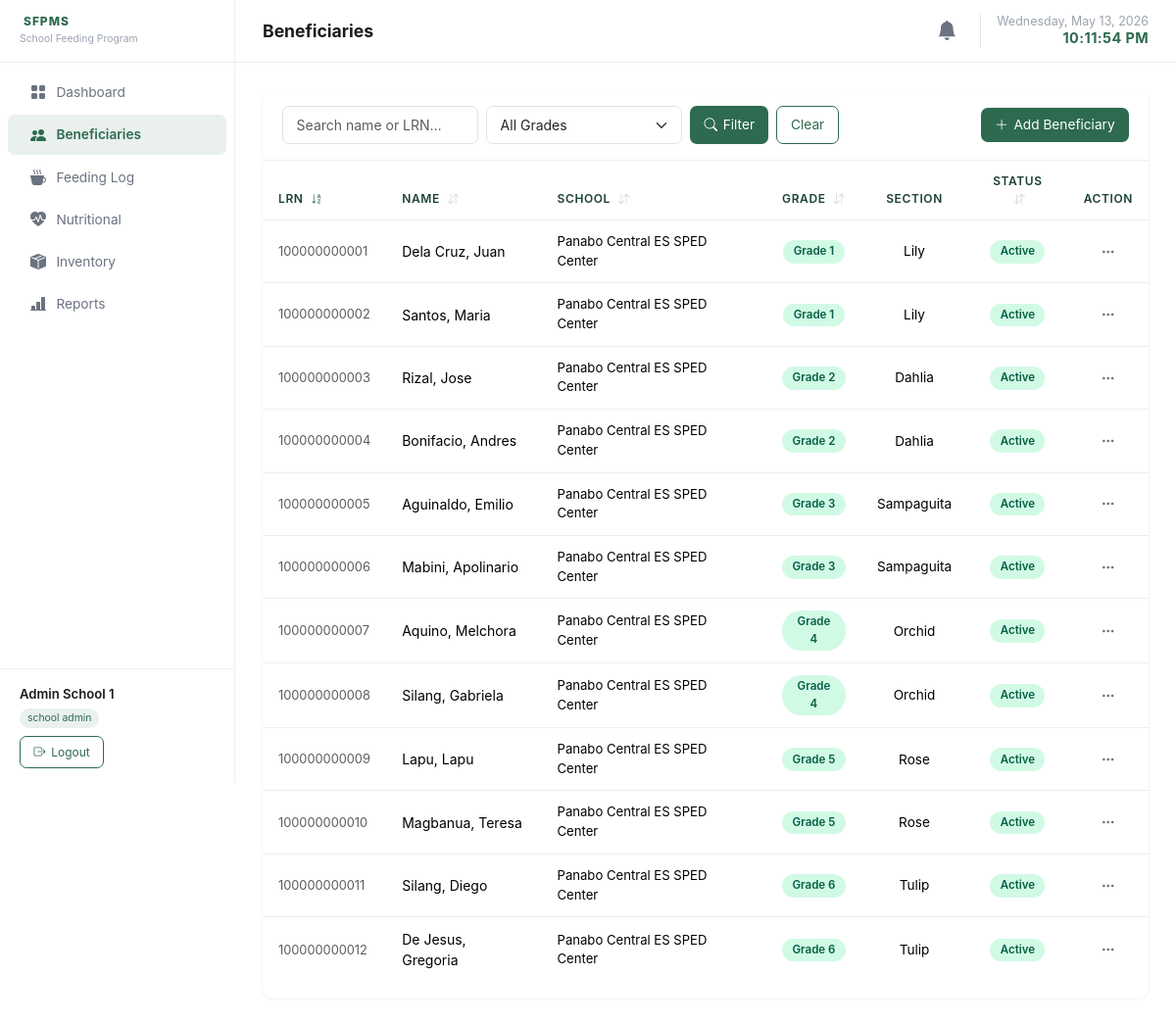
The app's page /pages/beneficiaries.php?sort=lrn&dir=asc&page=1 (signed in) with its own data.
### tables this page shows
CREATE TABLE enrollments (
    id          INT UNSIGNED AUTO_INCREMENT PRIMARY KEY,
    student_id  INT UNSIGNED NOT NULL,
    school_id   INT UNSIGNED NOT NULL,
    grade_level VARCHAR(10) NOT NULL,
    section     VARCHAR(50) NULL,
    status      ENUM('Active','Inactive') NOT NULL DEFAULT 'Active',
    created_at  TIMESTAMP DEFAULT CURRENT_TIMESTAMP,
    FOREIGN KEY (student_id) REFERENCES students(id) ON DELETE CASCADE,
    FOREIGN KEY (school_id)  REFERENCES schools(id)  ON DELETE CASCADE,
    KEY idx_school_status (school_id, status),
    KEY idx_student (student_id)
);

CREATE TABLE schools (
    id          INT UNSIGNED AUTO_INCREMENT PRIMARY KEY,
    name        VARCHAR(200) NOT NULL,
    address     VARCHAR(300),
    status      ENUM('Active','Inactive') NOT NULL DEFAULT 'Active',
    created_at  TIMESTAMP DEFAULT CURRENT_TIMESTAMP
);

### classes/Beneficiary.php (called while the page is built, shortened)
<?php
class Beneficiary {
    public static function getAll(
        ?int    $schoolId = null,
        ?string $grade    = null,
        ?string $search   = null,
        ?string $section  = null,
        int     $page     = 1,
        int     $perPage  = 15,
        string  $sortBy   = 'last_name',
        string  $sortDir  = 'asc'
    ): array {
        $pdo    = getPDO();
        $where  = ['1=1'];
        $params = [];
        if ($schoolId) {
            $where[]  = 'b.school_id = ?';
            $params[] = $schoolId;
        }
        $allowedSorts = ['lrn', 'last_name', 'school_name', 'grade_level', 'status'];
        $sortBy = in_array($sortBy, $allowedSorts) ? $sortBy : 'last_name';
        $sortDir = strtolower($sortDir) === 'desc' ? 'DESC' : 'ASC';
        if ($sortBy === 'school_name') {
            $orderBy = "s.name {$sortDir}, b.last_name ASC";
        } else {
            $orderBy = "b.{$sortBy} {$sortDir}, b.first_name ASC";
        }
        $offset = ($page - 1) * $perPage;
        $sql  = "SELECT b.*, s.name AS school_name
                 FROM beneficiaries b
                 JOIN schools s ON s.id = b.school_id
                 WHERE " . implode(' AND ', $where) . "
                 ORDER BY {$orderBy}
                 LIMIT " . (int)$perPage . " OFFSET " . (int)$offset;
        $stmt = $pdo->prepare($sql);
        $stmt->execute($params);
        return $stmt->fetchAll();
    }
    public static function countAll(
        ?int    $schoolId = null,
        ?string $grade    = null,
        ?string $search   = null,
        ?string $section  = null
    ): int {
        $pdo    = getPDO();
        $where  = ['1=1'];
        $params = [];
        if ($schoolId) {
            $where[]  = 'school_id = ?';
            $params[] = $schoolId;
        }
        $sql  = 'SELECT COUNT(*) FROM beneficiaries WHERE ' . implode(' AND ', $where);
        $stmt = $pdo->prepare($sql);
        $stmt->execute($params);
        return (int) $stmt->fetchColumn();
    }
}

### controllers/beneficiaries.php (called while the page is built, shortened)
<?php
require_once __DIR__ . '/../classes/Beneficiary.php';
require_once __DIR__ . '/../includes/helpers.php';
$user      = Auth::user();
$isSA      = Auth::isSuperAdmin();
$isTeacher = Auth::isTeacher();
$schoolId  = $isSA ? null : (int)$user['school_id'];
$search    = trim($_GET['search'] ?? '');
$grade     = $isTeacher ? $user['grade_level'] : trim($_GET['grade'] ?? '');
$section   = $isTeacher ? $user['section'] : null;
$filterSch = $isSA ? (($_GET['school_id'] ?? '') ?: null) : $schoolId;
$totalCount = Beneficiary::countAll($filterSch, $grade ?: null, $search ?: null, $section);
$pag        = paginate($totalCount, 20);
$sortBy  = in_array($_GET['sort'] ?? '', ['lrn', 'last_name', 'school_name', 'grade_level', 'status']) ? $_GET['sort'] : 'last_name';
$sortDir = ($_GET['dir'] ?? 'asc') === 'desc' ? 'desc' : 'asc';
$rows   = Beneficiary::getAll($filterSch, $grade ?: null, $search ?: null, $section, $pag['page'], $pag['perPage'], $sortBy, $sortDir);

### pages/beneficiaries.php (the view, shortened to what this page needs)
<?php
require_once __DIR__ . '/../controllers/beneficiaries.php';
require_once __DIR__ . '/../includes/header.php';
?>
<div class="table-wrapper">
  <div class="table-header">
    <form method="get" action="beneficiaries.php" class="filter-bar flex-grow-1">
      <input type="text" name="search" class="form-control" placeholder="Search name or LRN…"
             value="<?= htmlspecialchars($search) ?>">
      <select name="grade" class="form-select">
        <option value="">All Grades</option>
      </select>
      <button type="submit" class="btn-primary-custom"><i class="bi bi-search"></i> Filter</button>
      <a href="beneficiaries.php" class="btn-outline-custom">Clear</a>
    </form>
    <button class="btn-primary-custom" data-bs-toggle="modal" data-bs-target="#addModal">
      <i class="bi bi-plus-lg"></i> Add Beneficiary
    </button>
  </div>
  <div class="table-responsive">
    <table class="table" id="beneficiariesTable">
      <thead>
        <tr>
          <th>
            <a href="<?= sortUrl('lrn', $sortBy, $sortDir) ?>" class="text-decoration-none text-inherit">
              LRN <?= sortIcon('lrn', $sortBy, $sortDir) ?>
            </a>
          </th>
          <th>
            <a href="<?= sortUrl('last_name', $sortBy, $sortDir) ?>" class="text-decoration-none text-inherit">
              Name <?= sortIcon('last_name', $sortBy, $sortDir) ?>
            </a>
          </th>
          <th>
            <a href="<?= sortUrl('school_name', $sortBy, $sortDir) ?>" class="text-decoration-none text-inherit">
              School <?= sortIcon('school_name', $sortBy, $sortDir) ?>
            </a>
          </th>
          <th class="text-center">
            <a href="<?= sortUrl('grade_level', $sortBy, $sortDir) ?>" class="text-decoration-none text-inherit">
              Grade <?= sortIcon('grade_level', $sortBy, $sortDir) ?>
            </a>
          </th>
          <th class="text-center">Section</th>
          <th class="text-center">
            <a href="<?= sortUrl('status', $sortBy, $sortDir) ?>" class="text-decoration-none text-inherit">
              Status <?= sortIcon('status', $sortBy, $sortDir) ?>
            </a>
          </th>
          <th class="text-center">Action</th>
        </tr>
      </thead>
      <tbody>
        <?php if (empty($rows)): ?>
        <tr><td colspan="6" class="text-center text-muted py-4">No beneficiaries found.</td></tr>
        <?php else: ?>
        <?php foreach ($rows as $r): ?>
        <tr>
          <td class="text-muted" style="font-size:.8rem;"><?= htmlspecialchars($r['lrn']) ?></td>
          <td><?= htmlspecialchars($r['last_name'] . ', ' . $r['first_name']) ?></td>
          <td style="font-size:.82rem;"><?= htmlspecialchars($r['school_name']) ?></td>
          <td class="text-center">
            <span class="status-badge badge-active"><?= htmlspecialchars($r['grade_level']) ?></span>
          </td>
          <td class="text-center" style="font-size:.85rem;">
            <?= htmlspecialchars($r['section']) ?>
          </td>
          <td class="text-center">
            <span class="status-badge <?= $r['status'] === 'Active' ? 'badge-active' : 'badge-inactive' ?>">
              <?= $r['status'] ?>
            </span>
          </td>
          <td class="text-center">
            <div class="dropdown">
              <button class="btn-dots" data-bs-toggle="dropdown" aria-expanded="false"
                      id="ddBen<?= $r['id'] ?>">
                <i class="bi bi-three-dots"></i>
              </button>
            </div>
          </td>
        </tr>
        <?php endforeach; ?>
        <?php endif; ?>
      </tbody>
    </table>
  </div>
  <div class="px-3 pb-3">
  </div>
</div>
<?php require_once __DIR__ . '/../includes/footer.php'; ?>

### assets/css/app.css (style rules this page uses)
:root { --primary: #2D6A4F; --accent: #52B788; --neutral: #F8F9FA; --text: #1B1B1B; --danger: #DC3545; --sidebar-w: 240px; }
*, *::before, *::after { box-sizing: border-box; }
body { margin: 0; font-family: -apple-system, BlinkMacSystemFont, 'Segoe UI', Roboto, Oxygen, Ubuntu, Cantarell, sans-serif; background: #fff; color: var(--text); min-height: 100vh; }
.table-wrapper { background: #fff; border-radius: 10px; overflow: hidden; box-shadow: 0 1px 4px rgba(0,0,0,.06); }
.table-wrapper .table-header { padding: 1rem 1.25rem; display: flex; align-items: center; justify-content: space-between; gap: .75rem; flex-wrap: wrap; border-bottom: 1px solid #eee; }
.table { margin: 0; }
.table th { font-size: .75rem; font-weight: 600; text-transform: uppercase; letter-spacing: .05em; color: #1b4332 !important; border-bottom: 1px solid #eee; padding: .75rem 1rem; background: #fff; }
.table th a { color: #1b4332 !important; }
.table td { padding: .75rem 1rem; vertical-align: middle; border-bottom: 1px solid #eee; font-size: .875rem; }
.table tbody tr:last-child td { border-bottom: none; }
.badge-active { background: #d1fae5; color: #065f46; }
.status-badge { display: inline-block; padding: .2rem .65rem; border-radius: 20px; font-size: .72rem; font-weight: 600; }
.btn-primary-custom { background: var(--primary); color: #fff; border: none; border-radius: 7px; padding: .45rem .9rem; font-size: .855rem; cursor: pointer; transition: background .15s; text-decoration: none; display: inline-flex; align-items: center; gap: .35rem; }
.btn-outline-custom { background: transparent; color: var(--primary); border: 1.5px solid var(--primary); border-radius: 7px; padding: .4rem .85rem; font-size: .855rem; cursor: pointer; transition: all .15s; text-decoration: none; display: inline-flex; align-items: center; gap: .35rem; }
.btn-dots { background: none; border: none; padding: .25rem .5rem; color: #6c757d; cursor: pointer; border-radius: 5px; transition: background .12s; }
.form-control, .form-select { border-radius: 7px; border-color: #dee2e6; font-size: .875rem; padding: .5rem .85rem; }
.filter-bar { display: flex; gap: .5rem; flex-wrap: wrap; }
.filter-bar .form-control, .filter-bar .form-select { max-width: 200px; }

### records on screen
enrollments: lrn "100000000001", first_name "Dela Cruz, Juan", school.name "Panabo Central ES SPED Center", grade_level "Grade 1", section "Lily", status "Active"
enrollments: lrn "100000000002", first_name "Santos, Maria", school.name "Panabo Central ES SPED Center", grade_level "Grade 1", section "Lily", status "Active"
enrollments: lrn "100000000003", first_name "Rizal, Jose", school.name "Panabo Central ES SPED Center", grade_level "Grade 2", section "Dahlia", status "Active"
enrollments: lrn "100000000004", first_name "Bonifacio, Andres", school.name "Panabo Central ES SPED Center", grade_level "Grade 2", section "Dahlia", status "Active"
enrollments: lrn "100000000005", first_name "Aguinaldo, Emilio", school.name "Panabo Central ES SPED Center", grade_level "Grade 3", section "Sampaguita", status "Active"
enrollments: lrn "100000000006", first_name "Mabini, Apolinario", school.name "Panabo Central ES SPED Center", grade_level "Grade 3", section "Sampaguita", status "Active"
enrollments: lrn "100000000007", first_name "Aquino, Melchora", school.name "Panabo Central ES SPED Center", grade_level "Grade 4", section "Orchid", status "Active"
enrollments: lrn "100000000008", first_name "Silang, Gabriela", school.name "Panabo Central ES SPED Center", grade_level "Grade 4", section "Orchid", status "Active"
enrollments: lrn "100000000009", first_name "Lapu, Lapu", school.name "Panabo Central ES SPED Center", grade_level "Grade 5", section "Rose", status "Active"
enrollments: lrn "100000000010", first_name "Magbanua, Teresa", school.name "Panabo Central ES SPED Center", grade_level "Grade 5", section "Rose", status "Active"
enrollments: lrn "100000000011", first_name "Silang, Diego", school.name "Panabo Central ES SPED Center", grade_level "Grade 6", section "Tulip", status "Active"
enrollments: lrn "100000000012", first_name "De Jesus, Gregoria", school.name "Panabo Central ES SPED Center", grade_level "Grade 6", section "Tulip", status "Active"

### other values on screen
$item['label'] "Dashboard"
$item['label'] "Beneficiaries"
$item['label'] "Feeding Log"
$item['label'] "Nutritional"
$item['label'] "Inventory"
$item['label'] "Reports"
$user['name'] "Admin School 1"
str_replace('_', ' ', $user['role']) "school admin"
$pageTitle "Beneficiaries"
